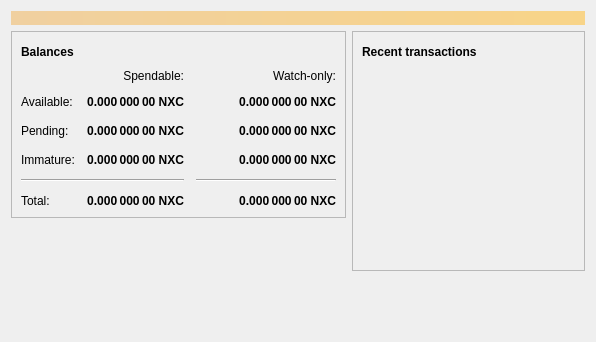
<?xml version="1.0" encoding="UTF-8"?>
<ui version="4.0">
 <class>OverviewPage</class>
 <widget class="QWidget" name="OverviewPage">
  <property name="geometry">
   <rect>
    <x>0</x>
    <y>0</y>
    <width>596</width>
    <height>342</height>
   </rect>
  </property>
  <property name="windowTitle">
   <string>Form</string>
  </property>
  <layout class="QVBoxLayout" name="topLayout">
   <item>
    <widget class="QLabel" name="labelAlerts">
     <property name="visible">
      <bool>false</bool>
     </property>
     <property name="styleSheet">
      <string notr="true">QLabel { background-color: qlineargradient(x1: 0, y1: 0, x2: 1, y2: 0, stop:0 #F0D0A0, stop:1 #F8D488); color:#000000; }</string>
     </property>
     <property name="wordWrap">
      <bool>true</bool>
     </property>
     <property name="margin">
      <number>3</number>
     </property>
     <property name="textInteractionFlags">
      <set>Qt::TextSelectableByMouse</set>
     </property>
    </widget>
   </item>
   <item>
    <layout class="QHBoxLayout" name="horizontalLayout" stretch="1,1">
     <item>
      <layout class="QVBoxLayout" name="verticalLayout_2">
       <item>
        <widget class="QFrame" name="frame">
         <property name="frameShape">
          <enum>QFrame::StyledPanel</enum>
         </property>
         <property name="frameShadow">
          <enum>QFrame::Raised</enum>
         </property>
         <layout class="QVBoxLayout" name="verticalLayout_4">
          <item>
           <layout class="QHBoxLayout" name="horizontalLayout_4">
            <item>
             <widget class="QLabel" name="label_5">
              <property name="font">
               <font>
                <weight>75</weight>
                <bold>true</bold>
               </font>
              </property>
              <property name="text">
               <string>Balances</string>
              </property>
             </widget>
            </item>
            <item>
             <widget class="QPushButton" name="labelWalletStatus">
              <property name="enabled">
               <bool>true</bool>
              </property>
              <property name="maximumSize">
               <size>
                <width>30</width>
                <height>16777215</height>
               </size>
              </property>
              <property name="toolTip">
               <string>The displayed information may be out of date. Your wallet automatically synchronizes with the NexCoin network after a connection is established, but this process has not completed yet.</string>
              </property>
              <property name="text">
               <string/>
              </property>
              <property name="icon">
               <iconset resource="../bitcoin.qrc">
                <normaloff>:/icons/warning</normaloff>
                <disabledoff>:/icons/warning</disabledoff>:/icons/warning</iconset>
              </property>
              <property name="iconSize">
               <size>
                <width>24</width>
                <height>24</height>
               </size>
              </property>
              <property name="flat">
               <bool>true</bool>
              </property>
             </widget>
            </item>
            <item>
             <spacer name="horizontalSpacer_3">
              <property name="orientation">
               <enum>Qt::Horizontal</enum>
              </property>
              <property name="sizeHint" stdset="0">
               <size>
                <width>40</width>
                <height>20</height>
               </size>
              </property>
             </spacer>
            </item>
           </layout>
          </item>
          <item>
           <layout class="QGridLayout" name="gridLayout">
            <property name="spacing">
             <number>12</number>
            </property>
            <item row="2" column="2">
             <widget class="QLabel" name="labelWatchPending">
              <property name="font">
               <font>
                <weight>75</weight>
                <bold>true</bold>
               </font>
              </property>
              <property name="cursor">
               <cursorShape>IBeamCursor</cursorShape>
              </property>
              <property name="toolTip">
               <string>Unconfirmed transactions to watch-only addresses</string>
              </property>
              <property name="text">
               <string notr="true">0.000 000 00 NXC</string>
              </property>
              <property name="alignment">
               <set>Qt::AlignRight|Qt::AlignTrailing|Qt::AlignVCenter</set>
              </property>
              <property name="textInteractionFlags">
               <set>Qt::LinksAccessibleByMouse|Qt::TextSelectableByKeyboard|Qt::TextSelectableByMouse</set>
              </property>
             </widget>
            </item>
            <item row="2" column="1">
             <widget class="QLabel" name="labelUnconfirmed">
              <property name="font">
               <font>
                <weight>75</weight>
                <bold>true</bold>
               </font>
              </property>
              <property name="cursor">
               <cursorShape>IBeamCursor</cursorShape>
              </property>
              <property name="toolTip">
               <string>Total of transactions that have yet to be confirmed, and do not yet count toward the spendable balance</string>
              </property>
              <property name="text">
               <string notr="true">0.000 000 00 NXC</string>
              </property>
              <property name="alignment">
               <set>Qt::AlignRight|Qt::AlignTrailing|Qt::AlignVCenter</set>
              </property>
              <property name="textInteractionFlags">
               <set>Qt::LinksAccessibleByMouse|Qt::TextSelectableByKeyboard|Qt::TextSelectableByMouse</set>
              </property>
             </widget>
            </item>
            <item row="3" column="2">
             <widget class="QLabel" name="labelWatchImmature">
              <property name="font">
               <font>
                <weight>75</weight>
                <bold>true</bold>
               </font>
              </property>
              <property name="cursor">
               <cursorShape>IBeamCursor</cursorShape>
              </property>
              <property name="toolTip">
               <string>Mined balance in watch-only addresses that has not yet matured</string>
              </property>
              <property name="text">
               <string notr="true">0.000 000 00 NXC</string>
              </property>
              <property name="alignment">
               <set>Qt::AlignRight|Qt::AlignTrailing|Qt::AlignVCenter</set>
              </property>
              <property name="textInteractionFlags">
               <set>Qt::LinksAccessibleByMouse|Qt::TextSelectableByKeyboard|Qt::TextSelectableByMouse</set>
              </property>
             </widget>
            </item>
            <item row="4" column="0" colspan="2">
             <widget class="Line" name="line">
              <property name="orientation">
               <enum>Qt::Horizontal</enum>
              </property>
             </widget>
            </item>
            <item row="4" column="2">
             <widget class="Line" name="lineWatchBalance">
              <property name="sizePolicy">
               <sizepolicy hsizetype="Preferred" vsizetype="Fixed">
                <horstretch>0</horstretch>
                <verstretch>0</verstretch>
               </sizepolicy>
              </property>
              <property name="minimumSize">
               <size>
                <width>140</width>
                <height>0</height>
               </size>
              </property>
              <property name="orientation">
               <enum>Qt::Horizontal</enum>
              </property>
             </widget>
            </item>
            <item row="5" column="0">
             <widget class="QLabel" name="labelTotalText">
              <property name="text">
               <string>Total:</string>
              </property>
             </widget>
            </item>
            <item row="3" column="1">
             <widget class="QLabel" name="labelImmature">
              <property name="font">
               <font>
                <weight>75</weight>
                <bold>true</bold>
               </font>
              </property>
              <property name="cursor">
               <cursorShape>IBeamCursor</cursorShape>
              </property>
              <property name="toolTip">
               <string>Mined balance that has not yet matured</string>
              </property>
              <property name="text">
               <string notr="true">0.000 000 00 NXC</string>
              </property>
              <property name="alignment">
               <set>Qt::AlignRight|Qt::AlignTrailing|Qt::AlignVCenter</set>
              </property>
              <property name="textInteractionFlags">
               <set>Qt::LinksAccessibleByMouse|Qt::TextSelectableByKeyboard|Qt::TextSelectableByMouse</set>
              </property>
             </widget>
            </item>
            <item row="2" column="3">
             <spacer name="horizontalSpacer_2">
              <property name="orientation">
               <enum>Qt::Horizontal</enum>
              </property>
              <property name="sizeHint" stdset="0">
               <size>
                <width>40</width>
                <height>20</height>
               </size>
              </property>
             </spacer>
            </item>
            <item row="3" column="0">
             <widget class="QLabel" name="labelImmatureText">
              <property name="text">
               <string>Immature:</string>
              </property>
             </widget>
            </item>
            <item row="5" column="1">
             <widget class="QLabel" name="labelTotal">
              <property name="font">
               <font>
                <weight>75</weight>
                <bold>true</bold>
               </font>
              </property>
              <property name="cursor">
               <cursorShape>IBeamCursor</cursorShape>
              </property>
              <property name="toolTip">
               <string>Your current total balance</string>
              </property>
              <property name="text">
               <string notr="true">0.000 000 00 NXC</string>
              </property>
              <property name="alignment">
               <set>Qt::AlignRight|Qt::AlignTrailing|Qt::AlignVCenter</set>
              </property>
              <property name="textInteractionFlags">
               <set>Qt::LinksAccessibleByMouse|Qt::TextSelectableByKeyboard|Qt::TextSelectableByMouse</set>
              </property>
             </widget>
            </item>
            <item row="5" column="2">
             <widget class="QLabel" name="labelWatchTotal">
              <property name="font">
               <font>
                <weight>75</weight>
                <bold>true</bold>
               </font>
              </property>
              <property name="cursor">
               <cursorShape>IBeamCursor</cursorShape>
              </property>
              <property name="toolTip">
               <string>Current total balance in watch-only addresses</string>
              </property>
              <property name="text">
               <string notr="true">0.000 000 00 NXC</string>
              </property>
              <property name="alignment">
               <set>Qt::AlignRight|Qt::AlignTrailing|Qt::AlignVCenter</set>
              </property>
              <property name="textInteractionFlags">
               <set>Qt::LinksAccessibleByMouse|Qt::TextSelectableByKeyboard|Qt::TextSelectableByMouse</set>
              </property>
             </widget>
            </item>
            <item row="0" column="2">
             <widget class="QLabel" name="labelWatchonly">
              <property name="text">
               <string>Watch-only:</string>
              </property>
              <property name="alignment">
               <set>Qt::AlignRight|Qt::AlignTrailing|Qt::AlignVCenter</set>
              </property>
             </widget>
            </item>
            <item row="1" column="0">
             <widget class="QLabel" name="labelBalanceText">
              <property name="text">
               <string>Available:</string>
              </property>
             </widget>
            </item>
            <item row="1" column="1">
             <widget class="QLabel" name="labelBalance">
              <property name="font">
               <font>
                <weight>75</weight>
                <bold>true</bold>
               </font>
              </property>
              <property name="cursor">
               <cursorShape>IBeamCursor</cursorShape>
              </property>
              <property name="toolTip">
               <string>Your current spendable balance</string>
              </property>
              <property name="text">
               <string notr="true">0.000 000 00 NXC</string>
              </property>
              <property name="alignment">
               <set>Qt::AlignRight|Qt::AlignTrailing|Qt::AlignVCenter</set>
              </property>
              <property name="textInteractionFlags">
               <set>Qt::LinksAccessibleByMouse|Qt::TextSelectableByKeyboard|Qt::TextSelectableByMouse</set>
              </property>
             </widget>
            </item>
            <item row="1" column="2">
             <widget class="QLabel" name="labelWatchAvailable">
              <property name="font">
               <font>
                <weight>75</weight>
                <bold>true</bold>
               </font>
              </property>
              <property name="cursor">
               <cursorShape>IBeamCursor</cursorShape>
              </property>
              <property name="toolTip">
               <string>Your current balance in watch-only addresses</string>
              </property>
              <property name="text">
               <string notr="true">0.000 000 00 NXC</string>
              </property>
              <property name="alignment">
               <set>Qt::AlignRight|Qt::AlignTrailing|Qt::AlignVCenter</set>
              </property>
              <property name="textInteractionFlags">
               <set>Qt::LinksAccessibleByMouse|Qt::TextSelectableByKeyboard|Qt::TextSelectableByMouse</set>
              </property>
             </widget>
            </item>
            <item row="2" column="0">
             <widget class="QLabel" name="labelPendingText">
              <property name="text">
               <string>Pending:</string>
              </property>
             </widget>
            </item>
            <item row="0" column="1">
             <widget class="QLabel" name="labelSpendable">
              <property name="text">
               <string>Spendable:</string>
              </property>
              <property name="alignment">
               <set>Qt::AlignRight|Qt::AlignTrailing|Qt::AlignVCenter</set>
              </property>
             </widget>
            </item>
           </layout>
          </item>
         </layout>
        </widget>
       </item>
       <item>
        <spacer name="verticalSpacer">
         <property name="orientation">
          <enum>Qt::Vertical</enum>
         </property>
         <property name="sizeHint" stdset="0">
          <size>
           <width>20</width>
           <height>40</height>
          </size>
         </property>
        </spacer>
       </item>
      </layout>
     </item>
     <item>
      <layout class="QVBoxLayout" name="verticalLayout_3">
       <item>
        <widget class="QFrame" name="frame_2">
         <property name="frameShape">
          <enum>QFrame::StyledPanel</enum>
         </property>
         <property name="frameShadow">
          <enum>QFrame::Raised</enum>
         </property>
         <layout class="QVBoxLayout" name="verticalLayout">
          <item>
           <layout class="QHBoxLayout" name="horizontalLayout_2">
            <item>
             <widget class="QLabel" name="label_4">
              <property name="font">
               <font>
                <weight>75</weight>
                <bold>true</bold>
               </font>
              </property>
              <property name="text">
               <string>Recent transactions</string>
              </property>
             </widget>
            </item>
            <item>
             <widget class="QPushButton" name="labelTransactionsStatus">
              <property name="enabled">
               <bool>true</bool>
              </property>
              <property name="maximumSize">
               <size>
                <width>30</width>
                <height>16777215</height>
               </size>
              </property>
              <property name="toolTip">
               <string>The displayed information may be out of date. Your wallet automatically synchronizes with the NexCoin network after a connection is established, but this process has not completed yet.</string>
              </property>
              <property name="text">
               <string/>
              </property>
              <property name="icon">
               <iconset resource="../bitcoin.qrc">
                <normaloff>:/icons/warning</normaloff>
                <disabledoff>:/icons/warning</disabledoff>:/icons/warning</iconset>
              </property>
              <property name="iconSize">
               <size>
                <width>24</width>
                <height>24</height>
               </size>
              </property>
              <property name="flat">
               <bool>true</bool>
              </property>
             </widget>
            </item>
            <item>
             <spacer name="horizontalSpacer">
              <property name="orientation">
               <enum>Qt::Horizontal</enum>
              </property>
              <property name="sizeHint" stdset="0">
               <size>
                <width>40</width>
                <height>20</height>
               </size>
              </property>
             </spacer>
            </item>
           </layout>
          </item>
          <item>
           <widget class="QListView" name="listTransactions">
            <property name="styleSheet">
             <string notr="true">QListView { background: transparent; }</string>
            </property>
            <property name="frameShape">
             <enum>QFrame::NoFrame</enum>
            </property>
            <property name="verticalScrollBarPolicy">
             <enum>Qt::ScrollBarAlwaysOff</enum>
            </property>
            <property name="horizontalScrollBarPolicy">
             <enum>Qt::ScrollBarAlwaysOff</enum>
            </property>
            <property name="selectionMode">
             <enum>QAbstractItemView::NoSelection</enum>
            </property>
           </widget>
          </item>
         </layout>
        </widget>
       </item>
       <item>
        <spacer name="verticalSpacer_2">
         <property name="orientation">
          <enum>Qt::Vertical</enum>
         </property>
         <property name="sizeHint" stdset="0">
          <size>
           <width>20</width>
           <height>40</height>
          </size>
         </property>
        </spacer>
       </item>
      </layout>
     </item>
    </layout>
   </item>
  </layout>
 </widget>
 <resources/>
 <connections/>
</ui>
